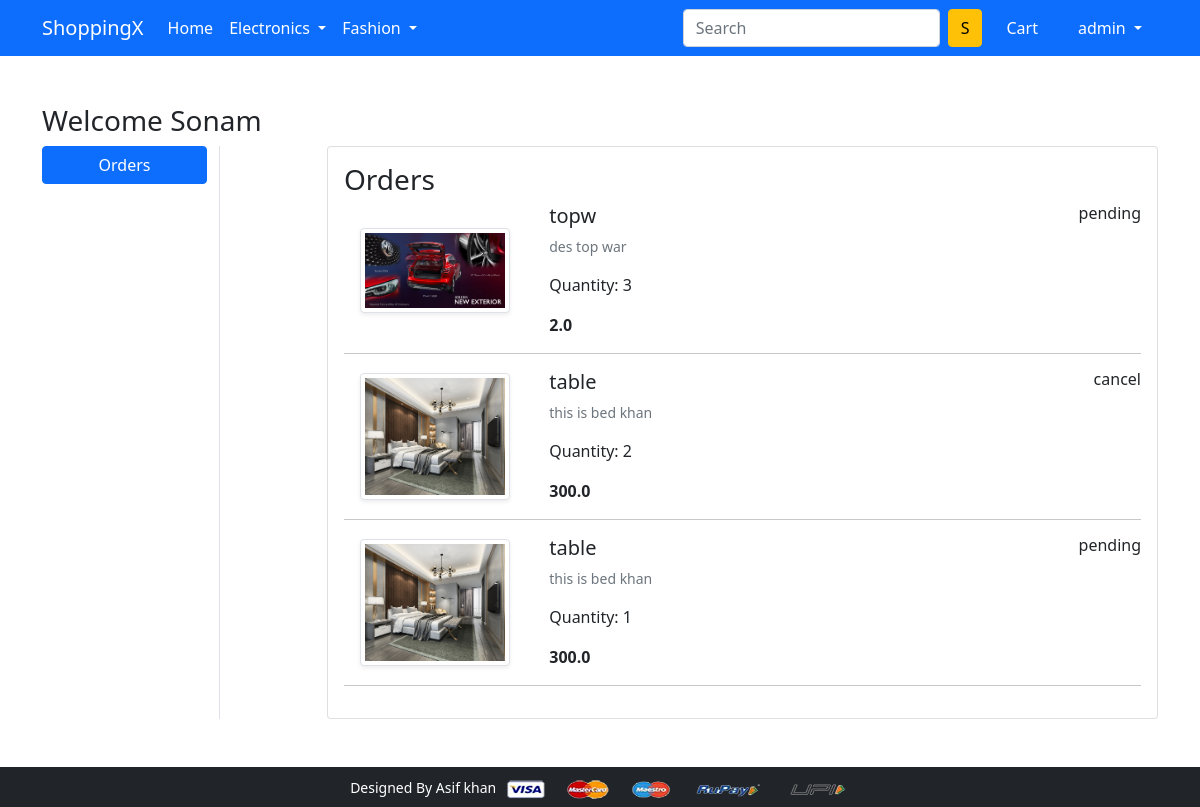
/orders/ (signed in), run on the app's committed database.
### app/models.py (models this page shows, shortened)
class OrderPlaced(models.Model):
    user = models.ForeignKey(User, on_delete=models.CASCADE)
    product = models.ForeignKey(Product, on_delete=models.CASCADE)
    customer = models.ForeignKey(Customer, on_delete=models.CASCADE)
    quantity=models.PositiveIntegerField(default=1)
    order_date=models.DateField(auto_now_add=True)
    status=models.CharField(max_length=40,choices=STATUS,default="pending")

class Product(models.Model):
    title=models.CharField(max_length=30)
    selling_price = models.FloatField()
    discount_price = models.FloatField()
    description = models.TextField()
    brand = models.CharField(max_length=40)
    category=models.CharField(max_length=30,choices=CATEGORY)
    product_image=models.ImageField(upload_to="productimg")

### app/views.py (the view)
# urls.py: path('orders/', views.orders, name='orders'),
def orders(request):
    order=OrderPlaced.objects.filter(user=request.user)
    return render(request, 'app/orders.html',{'orders':order})

### app/templates/app/orders.html (shortened to what this page needs)
{% extends 'app/base.html' %}
{% load static %}
{% block main-content %}
<div class="container my-5">
 <div class="row">
 <h3>Welcome Sonam</h3>
  <div class="col-sm-2 border-end">
   <ul class="list-unstyled">
    <li class="d-grid"><a href="{% url 'orders' %}" class="btn btn-primary">Orders</a></li>
   </ul>
  </div>
  <div class="col-sm-9 offset-sm-1">
    <div class="card">
        <div class="card-body">
         <h3>Orders</h3>
         {% for c in orders %}
         <div class="row">
          <div class="col-sm-3 text-center align-self-center"><img src="{{c.product.product_image.url}}" alt="" srcset="" class="img-fluid img-thumbnail shadow-sm" height="150" width="150"> </div>
          <div class="col-sm-9">
           <div>
            <div class="d-flex justify-content-between">
            <h5>{{c.product.title}}</h5>
            <h6>{{c.status}}</h6>
        </div>
            <p class="mb-2 text-muted small">{{c.product.description}}</p>
             <div class="my-3">
             <label for="quantity">Quantity:</label>
             <span id="quantity">{{ c.quantity }}</span>
            </div>
            <div class="d-flex justify-content-between">
             <p class="mb-0"><span><strong>{{c.product.discount_price}}</strong></span></p>
            </div>
           </div>
          </div>
         </div>
         <hr>
         {% endfor %}
      </div>
     </div>
  </div>
 </div>
</div>
{% endblock main-content %}

### app/templates/app/base.html (shortened to what this page needs)
<!doctype html>
{% load static %}
<html lang="en">
  <head>
    <link href="https://cdn.jsdelivr.net/npm/bootstrap@5.0.0-beta1/dist/css/bootstrap.min.css" rel="stylesheet">
    <link rel="stylesheet" href="{% static 'app/css/owl.carousel.min.css' %}">
    <link rel="stylesheet" href="{% static 'app/css/all.min.css' %}">
    <link rel="stylesheet" href="{% static 'app/css/style.css' %}">
  </head>
  <body>
    <nav class="navbar navbar-expand-lg navbar-dark bg-primary">
     <div class="container">
       <a class="navbar-brand" href="/">ShoppingX</a>
       <div class="collapse navbar-collapse" id="navbarSupportedContent">
         <ul class="navbar-nav me-auto mb-2 mb-lg-0">
           <li class="nav-item">
             <a class="nav-link active" aria-current="page" href="/">Home</a>
           </li>
           <li class="nav-item dropdown">
             <a class="nav-link dropdown-toggle text-white" href="#" id="electronicsDropdown" role="button" data-bs-toggle="dropdown" aria-expanded="false">
               Electronics
             </a>
           </li>
           <li class="nav-item dropdown">
             <a class="nav-link dropdown-toggle text-white" href="#" id="fashionDropdown" role="button" data-bs-toggle="dropdown" aria-expanded="false">
               Fashion
             </a>
           </li>
         </ul>
         <form class="d-flex">
           <input class="form-control me-2" type="search" placeholder="Search" aria-label="Search">
           <button class="btn btn-warning" type="submit">S</button>
         </form>
             {% if request.user.is_authenticated %}
             <li class="nav-item mx-2 d-flex justify-content-between">
              <a href="{% url 'showcart' %}" class="nav-link text-white ">Cart</a>
             </li>
             <div>
          <ul class="navbar-nav me-auto mb-2 mb-lg-0">
           <li class="nav-item dropdown mx-2">
              <a class="nav-link dropdown-toggle text-white" href="#" id="profileDropdown" role="button" data-bs-toggle="dropdown" aria-expanded="false">
                {{user.username}}
              </a>
            </li>
             {% endif %}
         </div>
       </div>
     </div>
    </nav>
    {% block main-content %} {% endblock main-content %}
    <footer class="container-fluid bg-dark text-center p-2 mt-5">
        <small class="text-white"> Designed By Asif khan     </small>
        <img src="{% static 'app/images/payment.png' %}" alt="this siis " srcset="" class="img-fluid" height="2px">
    </footer>
  </body>
</html>

### data on the page
OrderPlaced: product.product_image (picture), product "topw", status "pending", product.description "des top war", quantity "3", product.discount_price "2.0"
OrderPlaced: product.product_image (picture), product "table", status "cancel", product.description "this is bed khan", quantity "2", product.discount_price "300.0"
OrderPlaced: product.product_image (picture), product "table", status "pending", product.description "this is bed khan", quantity "1", product.discount_price "300.0"

### other printed values
{{ user.username }} "admin"
